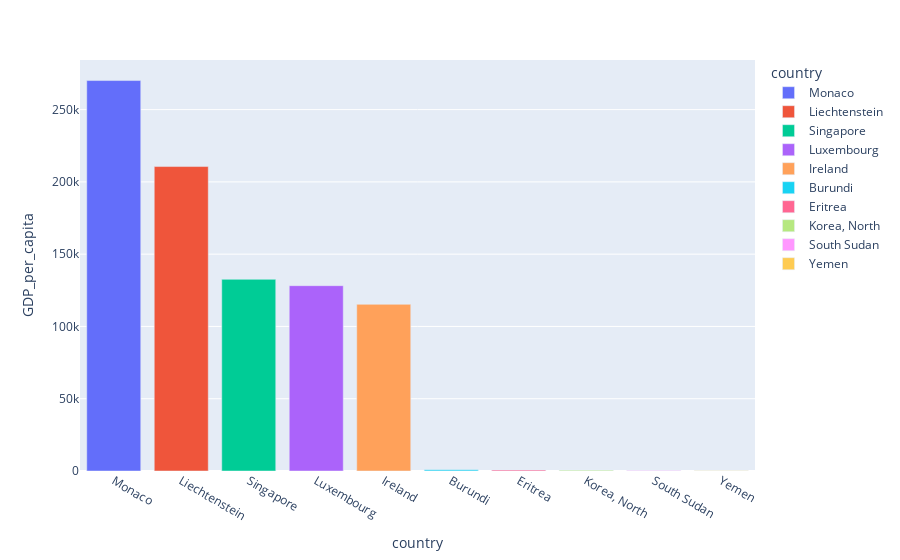

Notebook source saved alongside this figure:
### Markdown cell above
The difference between the two stands out much more in the visual than it does in words. Although this is a very simple example, we can easily expand our understanding of this data as we continue to visualize it. For example, here are the top and bottom 10 countries by per capita GDP:

### Code cell
# Grab top and bottom 5 rows
plotData = pd.concat([data.head(5), data.tail(5)])

# Plot the data
px.bar(plotData,x = 'country', y = 'GDP_per_capita', color='country')

### Figure 1 — Plotly figure (JSON) as saved in the notebook; plotly's stock layout.template omitted (floating-point values rounded to 4 significant figures)
{"data": [{"alignmentgroup": "True", "hovertemplate": "country=%{x}<br>GDP_per_capita=%{y}<extra></extra>", "legendgroup": "Monaco", "marker": {"color": "#636efa", "pattern": {"shape": ""}}, "name": "Monaco", "offsetgroup": "Monaco", "orientation": "v", "showlegend": true, "textposition": "auto", "type": "bar", "x": ["Monaco"], "xaxis": "x", "y": [270100], "yaxis": "y"}, {"alignmentgroup": "True", "hovertemplate": "country=%{x}<br>GDP_per_capita=%{y}<extra></extra>", "legendgroup": "Liechtenstein", "marker": {"color": "#EF553B", "pattern": {"shape": ""}}, "name": "Liechtenstein", "offsetgroup": "Liechtenstein", "orientation": "v", "showlegend": true, "textposition": "auto", "type": "bar", "x": ["Liechtenstein"], "xaxis": "x", "y": [210600], "yaxis": "y"}, {"alignmentgroup": "True", "hovertemplate": "country=%{x}<br>GDP_per_capita=%{y}<extra></extra>", "legendgroup": "Singapore", "marker": {"color": "#00cc96", "pattern": {"shape": ""}}, "name": "Singapore", "offsetgroup": "Singapore", "orientation": "v", "showlegend": true, "textposition": "auto", "type": "bar", "x": ["Singapore"], "xaxis": "x", "y": [132600], "yaxis": "y"}, {"alignmentgroup": "True", "hovertemplate": "country=%{x}<br>GDP_per_capita=%{y}<extra></extra>", "legendgroup": "Luxembourg", "marker": {"color": "#ab63fa", "pattern": {"shape": ""}}, "name": "Luxembourg", "offsetgroup": "Luxembourg", "orientation": "v", "showlegend": true, "textposition": "auto", "type": "bar", "x": ["Luxembourg"], "xaxis": "x", "y": [128200], "yaxis": "y"}, {"alignmentgroup": "True", "hovertemplate": "country=%{x}<br>GDP_per_capita=%{y}<extra></extra>", "legendgroup": "Ireland", "marker": {"color": "#FFA15A", "pattern": {"shape": ""}}, "name": "Ireland", "offsetgroup": "Ireland", "orientation": "v", "showlegend": true, "textposition": "auto", "type": "bar", "x": ["Ireland"], "xaxis": "x", "y": [115300], "yaxis": "y"}, {"alignmentgroup": "True", "hovertemplate": "country=%{x}<br>GDP_per_capita=%{y}<extra></extra>", "legendgroup": "Burundi", "marker": {"color": "#19d3f3", "pattern": {"shape": ""}}, "name": "Burundi", "offsetgroup": "Burundi", "orientation": "v", "showlegend": true, "textposition": "auto", "type": "bar", "x": ["Burundi"], "xaxis": "x", "y": [800], "yaxis": "y"}, {"alignmentgroup": "True", "hovertemplate": "country=%{x}<br>GDP_per_capita=%{y}<extra></extra>", "legendgroup": "Eritrea", "marker": {"color": "#FF6692", "pattern": {"shape": ""}}, "name": "Eritrea", "offsetgroup": "Eritrea", "orientation": "v", "showlegend": true, "textposition": "auto", "type": "bar", "x": ["Eritrea"], "xaxis": "x", "y": [700], "yaxis": "y"}, {"alignmentgroup": "True", "hovertemplate": "country=%{x}<br>GDP_per_capita=%{y}<extra></extra>", "legendgroup": "Korea, North", "marker": {"color": "#B6E880", "pattern": {"shape": ""}}, "name": "Korea, North", "offsetgroup": "Korea, North", "orientation": "v", "showlegend": true, "textposition": "auto", "type": "bar", "x": ["Korea, North"], "xaxis": "x", "y": [600], "yaxis": "y"}, {"alignmentgroup": "True", "hovertemplate": "country=%{x}<br>GDP_per_capita=%{y}<extra></extra>", "legendgroup": "South Sudan", "marker": {"color": "#FF97FF", "pattern": {"shape": ""}}, "name": "South Sudan", "offsetgroup": "South Sudan", "orientation": "v", "showlegend": true, "textposition": "auto", "type": "bar", "x": ["South Sudan"], "xaxis": "x", "y": [400], "yaxis": "y"}, {"alignmentgroup": "True", "hovertemplate": "country=%{x}<br>GDP_per_capita=%{y}<extra></extra>", "legendgroup": "Yemen", "marker": {"color": "#FECB52", "pattern": {"shape": ""}}, "name": "Yemen", "offsetgroup": "Yemen", "orientation": "v", "showlegend": true, "textposition": "auto", "type": "bar", "x": ["Yemen"], "xaxis": "x", "y": [200], "yaxis": "y"}], "layout": {"barmode": "relative", "legend": {"title": {"text": "country"}, "tracegroupgap": 0}, "margin": {"t": 60}, "xaxis": {"anchor": "y", "categoryarray": ["Monaco", "Liechtenstein", "Singapore", "Luxembourg", "Ireland", "Burundi", "Eritrea", "Korea, North", "South Sudan", "Yemen"], "categoryorder": "array", "domain": [0, 1], "title": {"text": "country"}}, "yaxis": {"anchor": "x", "domain": [0, 1], "title": {"text": "GDP_per_capita"}}}}
